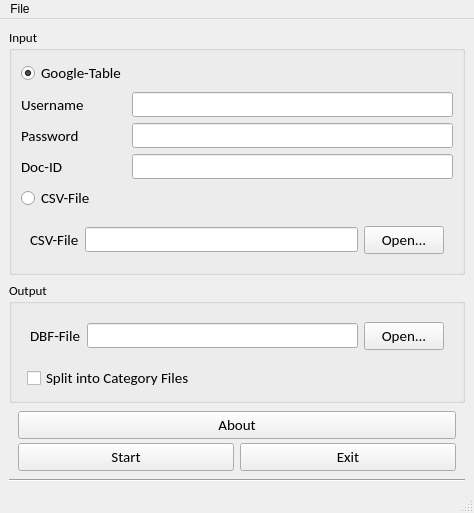
<?xml version="1.0" encoding="UTF-8"?>
<ui version="4.0">
 <author>Korbinian Stein</author>
 <class>MainWindow</class>
 <widget class="QMainWindow" name="MainWindow">
  <property name="geometry">
   <rect>
    <x>0</x>
    <y>0</y>
    <width>474</width>
    <height>504</height>
   </rect>
  </property>
  <property name="windowTitle">
   <string>Table2DBF</string>
  </property>
  <property name="windowIcon">
   <iconset resource="res_table2dbf.qrc">
    <normaloff>:/main/logo.png</normaloff>:/main/logo.png</iconset>
  </property>
  <widget class="QWidget" name="centralwidget">
   <layout class="QVBoxLayout" name="verticalLayout">
    <item>
     <widget class="QGroupBox" name="groupBox">
      <property name="sizePolicy">
       <sizepolicy hsizetype="Preferred" vsizetype="Preferred">
        <horstretch>0</horstretch>
        <verstretch>0</verstretch>
       </sizepolicy>
      </property>
      <property name="font">
       <font>
        <family>Calibri</family>
        <pointsize>10</pointsize>
       </font>
      </property>
      <property name="title">
       <string>Input</string>
      </property>
      <layout class="QFormLayout" name="formLayout">
       <item row="1" column="0">
        <widget class="QRadioButton" name="google_radio">
         <property name="font">
          <font>
           <family>Calibri</family>
           <pointsize>11</pointsize>
          </font>
         </property>
         <property name="text">
          <string>Google-Table</string>
         </property>
         <property name="checked">
          <bool>true</bool>
         </property>
        </widget>
       </item>
       <item row="2" column="0">
        <widget class="QLabel" name="label">
         <property name="font">
          <font>
           <family>Calibri</family>
           <pointsize>11</pointsize>
          </font>
         </property>
         <property name="text">
          <string>Username</string>
         </property>
        </widget>
       </item>
       <item row="2" column="1">
        <widget class="QLineEdit" name="username">
         <property name="minimumSize">
          <size>
           <width>300</width>
           <height>0</height>
          </size>
         </property>
         <property name="inputMethodHints">
          <set>Qt::ImhEmailCharactersOnly</set>
         </property>
        </widget>
       </item>
       <item row="3" column="0">
        <widget class="QLabel" name="label_2">
         <property name="font">
          <font>
           <family>Calibri</family>
           <pointsize>11</pointsize>
          </font>
         </property>
         <property name="text">
          <string>Password</string>
         </property>
        </widget>
       </item>
       <item row="3" column="1">
        <widget class="QLineEdit" name="password">
         <property name="cursor">
          <cursorShape>IBeamCursor</cursorShape>
         </property>
         <property name="inputMask">
          <string/>
         </property>
         <property name="echoMode">
          <enum>QLineEdit::Password</enum>
         </property>
        </widget>
       </item>
       <item row="4" column="0">
        <widget class="QLabel" name="label_3">
         <property name="font">
          <font>
           <family>Calibri</family>
           <pointsize>11</pointsize>
          </font>
         </property>
         <property name="text">
          <string>Doc-ID</string>
         </property>
        </widget>
       </item>
       <item row="4" column="1">
        <widget class="QLineEdit" name="document_id"/>
       </item>
       <item row="6" column="0" colspan="2">
        <widget class="QWidget" name="widget_2" native="true">
         <layout class="QHBoxLayout" name="horizontalLayout_2">
          <item>
           <widget class="QLabel" name="label_5">
            <property name="font">
             <font>
              <family>Calibri</family>
              <pointsize>11</pointsize>
             </font>
            </property>
            <property name="text">
             <string>CSV-File</string>
            </property>
           </widget>
          </item>
          <item>
           <widget class="QLineEdit" name="csv_file"/>
          </item>
          <item>
           <widget class="QPushButton" name="open_csv">
            <property name="font">
             <font>
              <family>Calibri</family>
              <pointsize>11</pointsize>
             </font>
            </property>
            <property name="text">
             <string>Open...</string>
            </property>
           </widget>
          </item>
         </layout>
        </widget>
       </item>
       <item row="5" column="0">
        <widget class="QRadioButton" name="csv_radio">
         <property name="font">
          <font>
           <family>Calibri</family>
           <pointsize>11</pointsize>
          </font>
         </property>
         <property name="text">
          <string>CSV-File</string>
         </property>
        </widget>
       </item>
      </layout>
     </widget>
    </item>
    <item>
     <widget class="QGroupBox" name="groupBox_2">
      <property name="sizePolicy">
       <sizepolicy hsizetype="Preferred" vsizetype="Expanding">
        <horstretch>0</horstretch>
        <verstretch>0</verstretch>
       </sizepolicy>
      </property>
      <property name="font">
       <font>
        <family>Calibri</family>
        <pointsize>10</pointsize>
       </font>
      </property>
      <property name="title">
       <string>Output</string>
      </property>
      <layout class="QFormLayout" name="formLayout_2">
       <item row="0" column="0" colspan="2">
        <widget class="QWidget" name="widget" native="true">
         <layout class="QHBoxLayout" name="horizontalLayout">
          <item>
           <widget class="QLabel" name="label_4">
            <property name="font">
             <font>
              <family>Calibri</family>
              <pointsize>11</pointsize>
             </font>
            </property>
            <property name="text">
             <string>DBF-File</string>
            </property>
           </widget>
          </item>
          <item>
           <widget class="QLineEdit" name="dbf_file"/>
          </item>
          <item>
           <widget class="QPushButton" name="open_dbf">
            <property name="font">
             <font>
              <family>Calibri</family>
              <pointsize>11</pointsize>
             </font>
            </property>
            <property name="text">
             <string>Open...</string>
            </property>
           </widget>
          </item>
         </layout>
         <zorder>open_dbf</zorder>
         <zorder>label_4</zorder>
         <zorder>dbf_file</zorder>
        </widget>
       </item>
       <item row="1" column="1">
        <widget class="QCheckBox" name="split_check">
         <property name="font">
          <font>
           <family>Calibri</family>
           <pointsize>11</pointsize>
          </font>
         </property>
         <property name="text">
          <string>Split into Category Files</string>
         </property>
        </widget>
       </item>
      </layout>
      <zorder>widget</zorder>
      <zorder>split_check</zorder>
     </widget>
    </item>
    <item>
     <widget class="QWidget" name="widget_3" native="true">
      <property name="font">
       <font>
        <family>Calibri</family>
        <pointsize>11</pointsize>
       </font>
      </property>
      <layout class="QVBoxLayout" name="verticalLayout_2">
       <property name="spacing">
        <number>0</number>
       </property>
       <property name="leftMargin">
        <number>0</number>
       </property>
       <property name="topMargin">
        <number>0</number>
       </property>
       <property name="rightMargin">
        <number>0</number>
       </property>
       <property name="bottomMargin">
        <number>0</number>
       </property>
       <item>
        <widget class="QWidget" name="widget_5" native="true">
         <layout class="QHBoxLayout" name="horizontalLayout_3">
          <property name="leftMargin">
           <number>9</number>
          </property>
          <property name="topMargin">
           <number>2</number>
          </property>
          <property name="rightMargin">
           <number>9</number>
          </property>
          <property name="bottomMargin">
           <number>2</number>
          </property>
          <item>
           <widget class="QPushButton" name="about_button">
            <property name="text">
             <string>About</string>
            </property>
           </widget>
          </item>
         </layout>
        </widget>
       </item>
       <item>
        <widget class="QWidget" name="widget_4" native="true">
         <layout class="QHBoxLayout" name="horizontalLayout_4">
          <property name="leftMargin">
           <number>9</number>
          </property>
          <property name="topMargin">
           <number>2</number>
          </property>
          <property name="rightMargin">
           <number>9</number>
          </property>
          <property name="bottomMargin">
           <number>2</number>
          </property>
          <item>
           <widget class="QPushButton" name="start_button">
            <property name="font">
             <font>
              <family>Calibri</family>
              <pointsize>11</pointsize>
             </font>
            </property>
            <property name="text">
             <string>Start</string>
            </property>
           </widget>
          </item>
          <item>
           <widget class="QPushButton" name="exit_button">
            <property name="font">
             <font>
              <family>Calibri</family>
              <pointsize>11</pointsize>
             </font>
            </property>
            <property name="text">
             <string>Exit</string>
            </property>
           </widget>
          </item>
         </layout>
        </widget>
       </item>
      </layout>
     </widget>
    </item>
    <item>
     <widget class="Line" name="line">
      <property name="orientation">
       <enum>Qt::Horizontal</enum>
      </property>
     </widget>
    </item>
   </layout>
  </widget>
  <widget class="QMenuBar" name="menubar">
   <property name="geometry">
    <rect>
     <x>0</x>
     <y>0</y>
     <width>474</width>
     <height>21</height>
    </rect>
   </property>
   <widget class="QMenu" name="menuTest">
    <property name="title">
     <string>File</string>
    </property>
    <addaction name="actionAbout"/>
    <addaction name="actionExit"/>
   </widget>
   <addaction name="menuTest"/>
  </widget>
  <widget class="QStatusBar" name="statusbar"/>
  <action name="actionAbout">
   <property name="text">
    <string>About</string>
   </property>
  </action>
  <action name="actionExit">
   <property name="text">
    <string>Exit</string>
   </property>
  </action>
 </widget>
 <tabstops>
  <tabstop>google_radio</tabstop>
  <tabstop>username</tabstop>
  <tabstop>password</tabstop>
  <tabstop>document_id</tabstop>
  <tabstop>csv_radio</tabstop>
  <tabstop>csv_file</tabstop>
  <tabstop>open_csv</tabstop>
  <tabstop>dbf_file</tabstop>
  <tabstop>open_dbf</tabstop>
  <tabstop>split_check</tabstop>
 </tabstops>
 <resources>
  <include location="res_table2dbf.qrc"/>
 </resources>
 <connections>
  <connection>
   <sender>exit_button</sender>
   <signal>clicked()</signal>
   <receiver>MainWindow</receiver>
   <slot>close()</slot>
   <hints>
    <hint type="sourcelabel">
     <x>442</x>
     <y>405</y>
    </hint>
    <hint type="destinationlabel">
     <x>302</x>
     <y>206</y>
    </hint>
   </hints>
  </connection>
  <connection>
   <sender>actionExit</sender>
   <signal>triggered()</signal>
   <receiver>MainWindow</receiver>
   <slot>close()</slot>
   <hints>
    <hint type="sourcelabel">
     <x>-1</x>
     <y>-1</y>
    </hint>
    <hint type="destinationlabel">
     <x>236</x>
     <y>226</y>
    </hint>
   </hints>
  </connection>
  <connection>
   <sender>about_button</sender>
   <signal>clicked()</signal>
   <receiver>actionAbout</receiver>
   <slot>trigger()</slot>
   <hints>
    <hint type="sourcelabel">
     <x>236</x>
     <y>443</y>
    </hint>
    <hint type="destinationlabel">
     <x>-1</x>
     <y>-1</y>
    </hint>
   </hints>
  </connection>
 </connections>
</ui>
